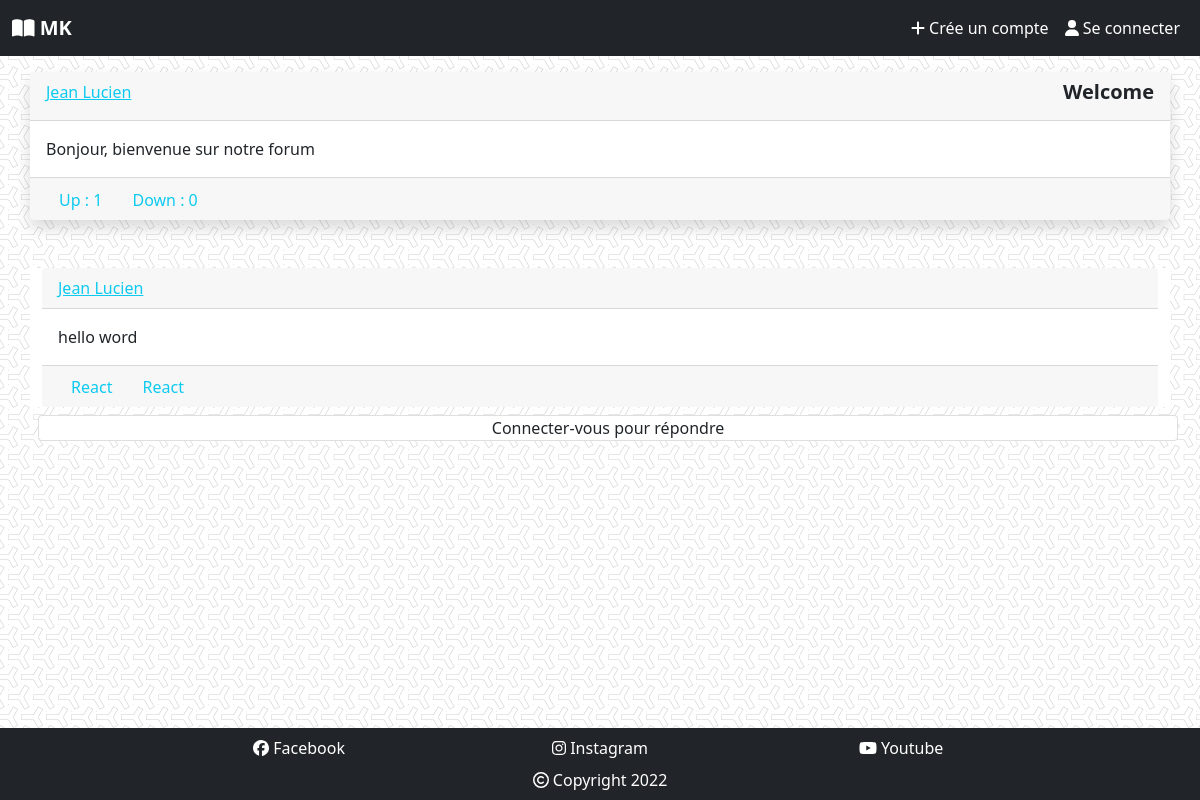
The page /forum/read/1/ on the database its author committed.
### forum/models.py (models this page shows, shortened)
class Post(models.Model):
    titlePost = models.CharField(max_length=50, blank=False)
    contentPost = models.TextField(blank=False)
    authorPost = models.ForeignKey(User, on_delete=models.CASCADE)
    datePost = models.DateTimeField(auto_now=True)
    lastModificationPost = models.DateTimeField(auto_now=True)

class PostComment(models.Model):
    contentComment = models.TextField(max_length=1000, blank=False)
    commentPost = models.ForeignKey(Post, on_delete=models.CASCADE)
    commentAuthor = models.ForeignKey(User, on_delete=models.CASCADE)

### forum/views.py (the view)
# urls.py: path('read/<int:pk>/', views.ReadPost.as_view(), name='read'),  # READ
class ReadPost(DetailView):
    model = Post
    context_object_name = "Post"
    template_name = "forum/post_read.html"
    def get_context_data(self, **kwargs):
        context = super().get_context_data(**kwargs)
        Reaction = {'up': context['Post'].reaction_set.filter(up=1).count(
        ), 'down': context['Post'].reaction_set.filter(down=1).count()}
        context['Reaction'] = Reaction
        return context

### templates/forum/post_read.html (shortened to what this page needs)
{% extends 'base.html' %} {% load static%}
{% block corps%}
<div class="card border-0 shadow p-0">
    <div class="card-header d-flex justify-content-between">
        <a href="" class="text-info d-block">{% if Post.authorPost.first_name != "" %}{{Post.authorPost.first_name}}{{Post.authorPost.last_name | truncatewords:3}}{% else %}{{Post.authorPost}}{% endif %} </a>
        <h5 class="text-center fw-bold card-titre">{{ Post.titlePost }}</h5>
    </div>
    <div class="card-body">{{Post.contentPost}}</div>
    <div class="card-footer d-flex justify-content-between">
        <div>
            <a
            href="{% url 'forum_app:reaction' pk=Post.pk reactionType='up' %}"
            class="btn card-link-read-post text-info text-decoration-none d-inline text-center"
            >Up : {{ Reaction.up }}</a
        >
        <a
            href="{% url 'forum_app:reaction' pk=Post.pk reactionType='down' %}"
            class="btn card-link-read-post text-info text-decoration-none d-inline text-center"
            >Down : {{ Reaction.down }}</a
        >
        </div>
    </div>
</div>
{% if Post.postcomment_set.all %}
{% for comment  in Post.postcomment_set.all %}
<div class="comment mt-5 bg-white">
    <div class="card-header d-flex justify-content-between">
        <a href="" class="text-info d-block">{% if comment.commentAuthor.first_name != "" %}{{comment.commentAuthor.first_name}}{{comment.commentAuthor.last_name | truncatewords:3}}{% else %}{{comment.commentAuthor}}{% endif %} </a>
    </div>
    <div class="card-body">{{comment.contentComment}}</div>
    <div class="card-footer d-flex justify-content-between">
        <div>
            <a
            href=""
            class="btn card-link-read-post text-info text-decoration-none d-inline text-center"
            >React</a
            >
            <a
            href=""
            class="btn card-link-read-post text-info text-decoration-none d-inline text-center"
            >React</a
            >
        </div>
    </div>
</div>
{% endfor %}
{% endif %}
{% if user.is_authenticated %}
<div class="mt-5 m-auto form-group has-warning has-feddback">
    <form action="{% url 'forum_app:commenter' Post.pk %}" method="post">
        {% csrf_token %}
        <textarea
        id=""
        class="form-control mb-3"
        style="height: 100px"
        name="commentaire"
        ></textarea>
        <input
        type="submit"
        value="Commenter"
        class="form-control btn btn-primary"
        />
    </form>
</div>
{% else %}
<div class="card card-info  text-center m-sm-2 mb-1 mt-1">
	Connecter-vous pour répondre
</div>
{% endif %}
{% endblock %}

### static/css/styles.css (style rules this page uses)
html { position: relative; }
body { padding-top: 4.5rem; background-image: url("../img/bg.png"); }

### rows shown on the page
Post: authorPost.first_name "Jean Lucien", titlePost "Welcome", contentPost "Bonjour, bienvenue sur notre forum"
PostComment: commentAuthor.first_name "Jean Lucien", contentComment "hello word"

### other values the page prints
{{ Reaction.up }} "1"
{{ Reaction.down }} "0"
